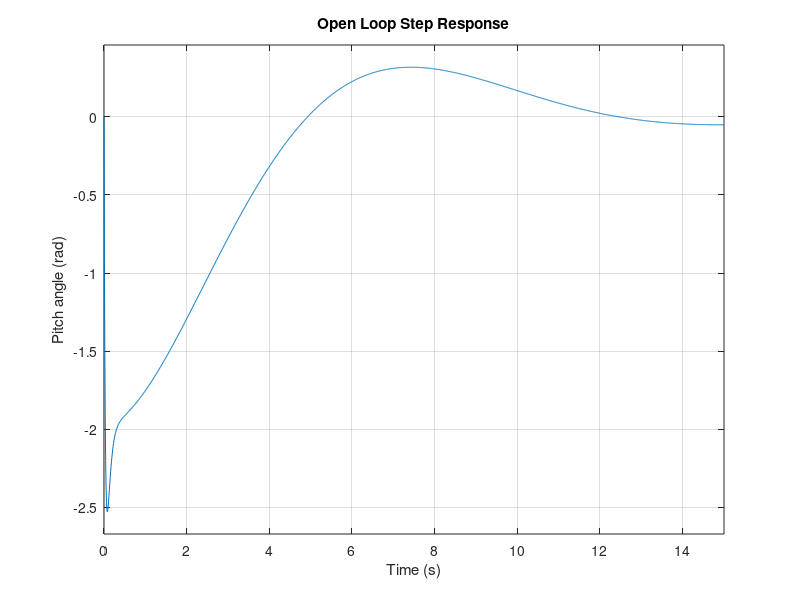
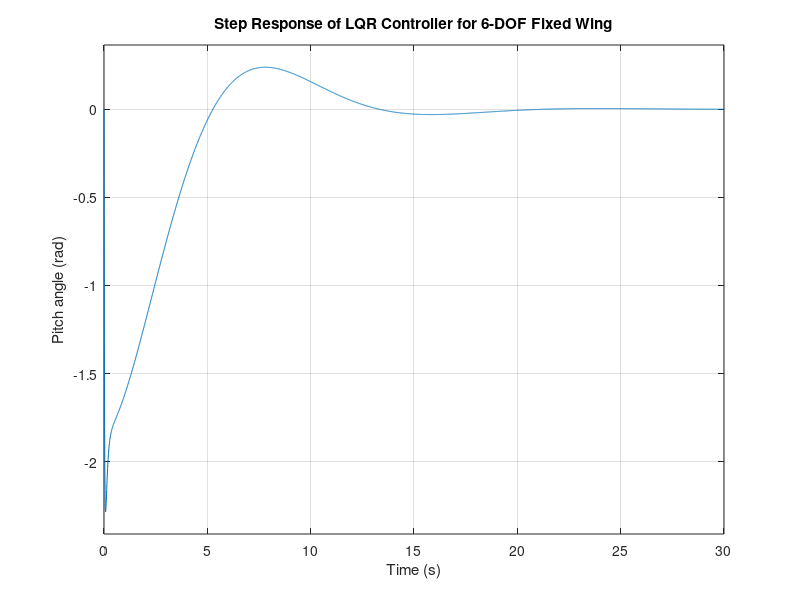

These charts were generated, in order, by the following MATLAB code:
%% State Space representation
A = [-0.38 0.60 -3.36 -9.80; -0.98 -7.81 15.32 -0.21; 0.18 -8.31 -35.21 0; 0 0 1 0];
B = [-0.36; -3.62; -106.32; 0];
C = [0 0 1 0];
D = [0];
state_space = ss(A,B,C,D);

%% Open Loop Transfer Function and Analysis
[num,den] = ss2tf(A,B,C,D,1);
open_loop_tf = tf(num,den);
t = [0:0.01:15];
figure(1);
subplot(2,1,1);
impulse(open_loop_tf,t);
xlabel('Time (s)');
ylabel('Pitch angle (rad)');
title('Open Loop Impulse Response');
subplot(2,1,2);
step(open_loop_tf,t);
xlabel('Time (s)');
ylabel('Pitch angle (rad)');
title('Open Loop Step Response');

%% LQR method
Q = 1/28*C'*C;
R = 1;
[K1,S1,P1] = lqr(A,B,Q,R);
sys1 = ss(A-B*K1,B,C,D);
figure(3);
step(sys1);
xlabel('Time (s)');
ylabel('Pitch angle (rad)');
title('Step Response of LQR Controller for 6-DOF Fixed Wing');
